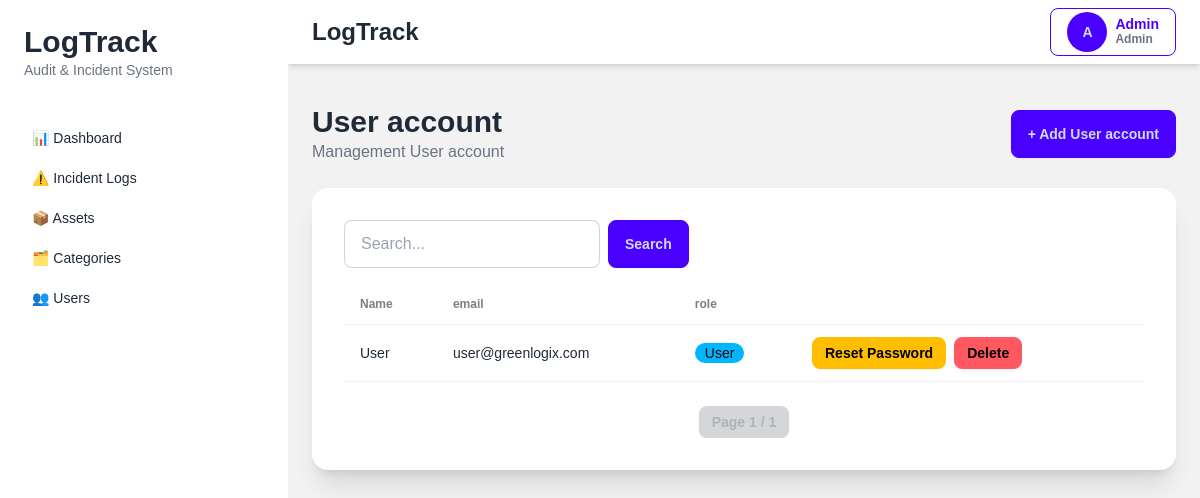
Page /users (signed in) on the earlier database version.
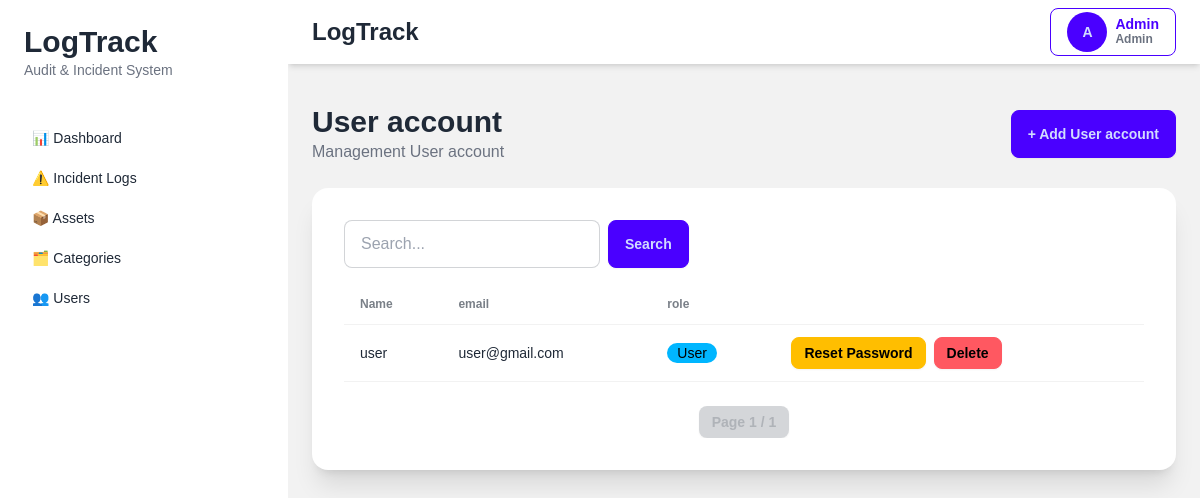
Same page on the later database version.
### tables this page shows
CREATE TABLE users (

    id INTEGER PRIMARY KEY AUTOINCREMENT,

    role INTEGER NOT NULL,

    name VARCHAR(255) NOT NULL,

    email VARCHAR(255) UNIQUE NOT NULL,

    password VARCHAR(255) NOT NULL,

    created_at DATETIME,

    is_deleted INTEGER DEFAULT 0
);

### app/controllers/user_controller.py (the view, shortened to what this page needs)
def user_index():
    conn = None
    try:
        conn = get_db_connection()
        role = session.get("role")
        if role == 0:
            account = "Admin & User"
        elif role == 1:
            account = "User"
        q = request.args.get("q", "")
        page = request.args.get("page", 1, type=int)
        limit = 10
        offset = (page - 1) * limit
        query = """
            FROM users
            WHERE 1=1
        """
        params = []
        if role == 1:  # admin
            query += " AND is_deleted = 0"
        params = []
        if role == 1:
            query += " AND role = ?"
            params.append(2)
        total = conn.execute(
            f"SELECT COUNT(*) {query}",
            params
        ).fetchone()[0]
        users = conn.execute(
            f"""
            SELECT *
            {query}
            ORDER BY id DESC
            LIMIT ? OFFSET ?
            """,
            params + [limit, offset]
        ).fetchall()
        total_pages = (total + limit - 1) // limit
        return render_template(
            "users/index.html",
            users=users,
            q=q,
            account=account,
            page=page,
            total_pages=total_pages,
            role=role
        )
    except Exception as e:
        print("ERROR USER INDEX:", e)
        return render_template("users/index.html", users=[])
    finally:
        if conn:
            conn.close()

### app/app.py (called while the page is built)
def create_app():
    app = Flask(__name__)
    app.config.from_object(
        "app.config.Config"
    )
    app.add_template_filter(
        timesince,
        "timesince"
    )
    @app.context_processor
    def inject_user():
        return {
            "role": session.get("role"),
            "user_name": session.get("name"),
            "user_id": session.get("user_id")
        }
    from app.routes.web import register_routes
    register_routes(app)
    return app

### app/database/connection.py (called while the page is built)
def get_db_connection():
    conn = sqlite3.connect(
        Config.DATABASE_PATH,
        timeout=30,
        isolation_level=None,
        check_same_thread=False
    )
    conn.row_factory = sqlite3.Row
    conn.execute("PRAGMA foreign_keys = ON")
    conn.execute("PRAGMA journal_mode = WAL")
    return conn

### app/templates/users/index.html (shortened to what this page needs)
{% extends "layouts/app.html" %}  {% block content %}
<div class="flex items-center justify-between mb-6">
  <div>
    <h1 class="text-3xl font-bold">{{ account }} account</h1>
    <p class="text-gray-500">Management {{ account }} account</p>
  </div>
  <a href="/users/create" class="btn btn-primary">
    + Add {{ account }} account
  </a>
</div>
<div class="card bg-base-100 shadow-xl">
  <div class="card-body">
    <div class="overflow-x-auto">
      <form method="GET" class="flex gap-2 mb-4">
        <input
          type="text"
          name="q"
          value="{{ q }}"
          placeholder="Search..."
          class="input input-bordered w-64" />
        <button class="btn btn-primary">Search</button>
      </form>
      <table class="table">
        <thead>
          <tr>
            <th>Name</th>
            <th>email</th>
            <th>role</th>
          </tr>
        </thead>
        <tbody>
          {% for user in users %}
          <tr>
            <td>{{ user.name }}</td>
            <td>{{ user.email }}</td>
            <td>
              {% if user.role == 0 %}
              <div class="badge badge-error">Super Admin</div>
              {% elif user.role == 1 %}
              <div class="badge badge-warning">Admin</div>
              {% else %}
              <div class="badge badge-info">User</div>
              {% endif %}
            </td>
            <td class="flex gap-2">
              {% if role != 2 and user.is_deleted == 0 %}
              <button
                class="btn btn-sm btn-warning"
                onclick="openModal('reset_password', {{ user.id }})">
                Reset Password
              </button>
              <button
                class="btn btn-error btn-sm"
                onclick="openModal('delete', {{ user.id }})">
                Delete
              </button>
              {% endif %}
            </td>
          </tr>
          {% endfor %}
        </tbody>
      </table>
      <div class="flex justify-center mt-6 gap-2">
        <span class="btn btn-sm btn-disabled">
          Page {{ page }} / {{ total_pages }}
        </span>
      </div>
    </div>
  </div>
</div>
{% endblock %}

### app/templates/layouts/app.html (shortened to what this page needs)
<!doctype html>
<html lang="en">
  <head>
    <script src="https://cdn.tailwindcss.com"></script>
    <link
      href="https://cdn.jsdelivr.net/npm/daisyui@4.12.10/dist/full.min.css"
      rel="stylesheet" />
    <link
      rel="stylesheet"
      href="{{ url_for('static', filename='css/app.css') }}" />
  </head>
  <body class="bg-base-200">
    <div class="drawer lg:drawer-open">
      <div class="drawer-content flex flex-col">
        <div class="navbar bg-base-100 shadow-md">
          <div class="flex-1">
            <h1 class="text-2xl font-bold px-4">LogTrack</h1>
          </div>
          <div class="dropdown dropdown-end px-4">
            <div
              tabindex="0"
              role="button"
              class="btn btn-outline btn-primary flex items-center gap-2">
              <div class="avatar placeholder">
                <div class="bg-primary text-primary-content rounded-full w-10">
                  <span> {{ session["name"][0]|upper }} </span>
                </div>
              </div>
              <div class="hidden md:block text-left">
                <div class="font-semibold">{{ session["name"] }}</div>
                <div class="text-xs text-gray-500">
                  {% if role == 0 %} Super Admin {% elif role == 1 %} Admin
                  {%else %} User {% endif %}
                </div>
              </div>
            </div>
          </div>
        </div>
        <div class="px-6 pt-4">
        </div>
        <main class="p-6">{% block content %} {% endblock %}</main>
      </div>
      <div class="drawer-side">
        <aside class="w-72 min-h-full bg-base-100">
          <div class="p-6">
            <h2 class="text-3xl font-bold">LogTrack</h2>
            <p class="text-sm text-gray-500">Audit & Incident System</p>
          </div>
          <ul class="menu p-4 text-base-content space-y-1">
            {% if role == 0 or role == 1 %}
            <li>
              <a href="/dashboard">📊 Dashboard</a>
            </li>
            {% endif %}
            <li>
              <a href="/incidents">⚠️ Incident Logs</a>
            </li>
            {% if role == 0 or role == 1 %}
            <li>
              <a href="/assets">📦 Assets</a>
            </li>
            <li>
              <a href="/incident_categories">🗂️ Categories</a>
            </li>
            <li>
              <a href="/users">👥 Users</a>
            </li>
            {% endif %}
          </ul>
        </aside>
      </div>
    </div>
  </body>
</html>

### app/static/css/app.css (style rules this page uses)
body { font-family: sans-serif; }

Differences in the rows shown:
changed users "User": name "User" → "user"; email "user@greenlogix.com" → "user@gmail.com"
